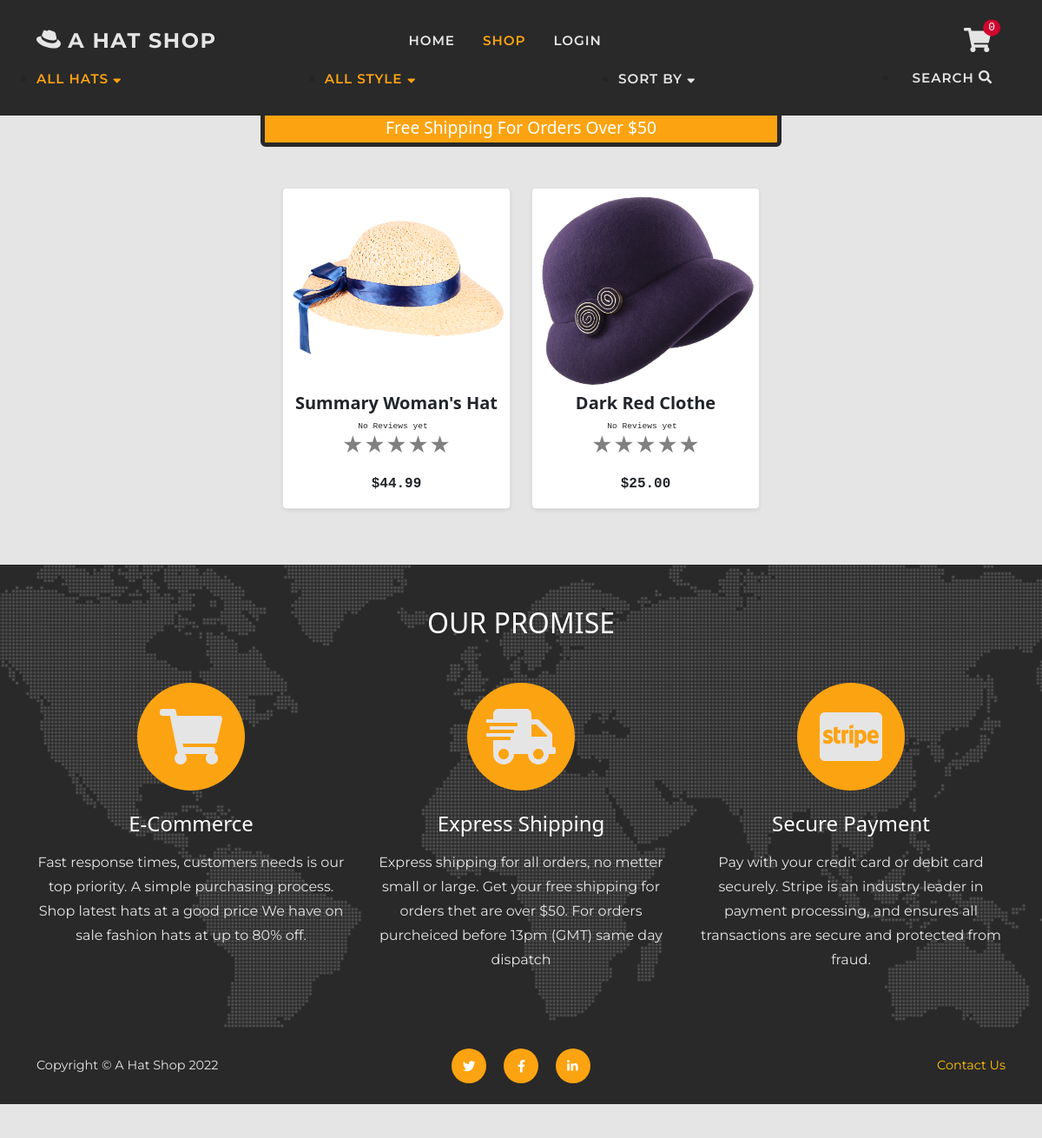
The app's page /shop/, older data.
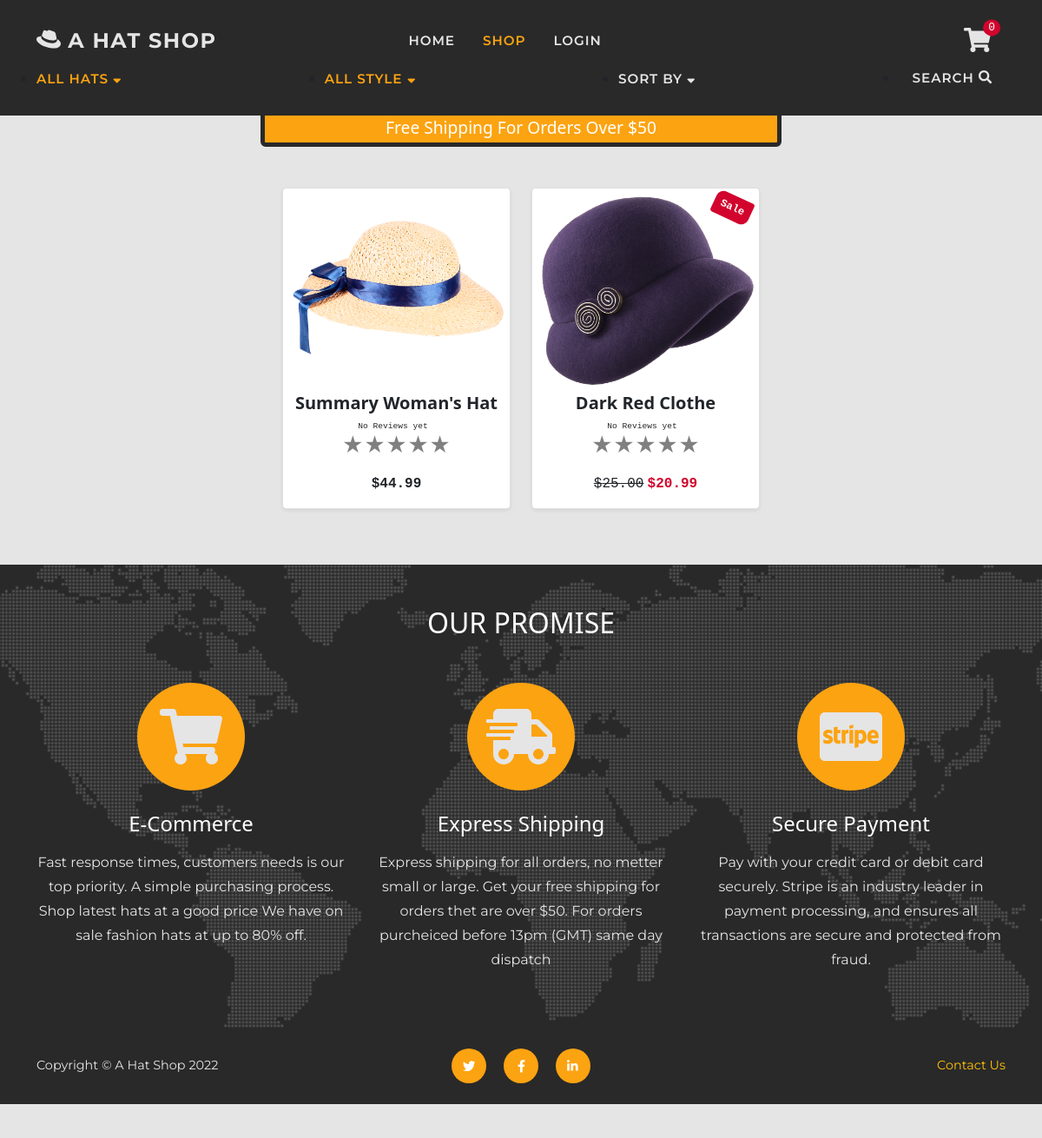
The same page, newer data.
### shop/models.py (models this page shows, shortened)
class Product(models.Model):
    sku = models.CharField(max_length=60)
    category = models.ForeignKey(
        'Category', null=True, blank=True,
        on_delete=models.SET_NULL)
    style = models.CharField(max_length=60)
    color = models.CharField(max_length=60)
    name = models.CharField(max_length=60)
    description = models.TextField(max_length=250)
    price = models.DecimalField(
        max_digits=6, decimal_places=2)
    image = models.ImageField(null=True, blank=True)
    sale = models.BooleanField(default=False)
    sale_price = models.DecimalField(
        max_digits=6, decimal_places=2,
        null=True, blank=True)
    item_count = models.IntegerField(
        blank=False, null=False, default=0)
    rating = models.DecimalField(
        max_digits=6, decimal_places=2,
        null=True, blank=True)
    rating_counter = models.PositiveSmallIntegerField(default=0)

### shop/views.py (the view, shortened to what this page needs)
# urls.py: path('shop/', include('shop.urls')),
def shop(request):
    url_back = HttpResponseRedirect(request.META.get('HTTP_REFERER'))
    products = Product.objects.all().order_by('-id')
    style_list = set(products.values_list('style'))
    categories = Category.objects.all()
    category = 'all'
    sort_name = None
    sortkey = None
    styles = False
    style = 'all'
    query = 'None'
    is_shop = True
    context = {
        'style_list': style_list,
        'categories': categories,
        'sort_name': sort_name,
        'products': products,
        'sortkey': sortkey,
        'cat': category,
        'style': style,
        'shop': is_shop,
    }
    return render(request, 'shop/shop.html', context)

### cart/contexts.py (called while the page is built, shortened)
def cart_contents(request):
    cart_items = []
    total = 0
    before = 0
    item_count = 0
    availability = 0
    cart = request.session.get('cart', {})
    if total < 50:
        delivery = total * Decimal(10 / 100)
        free_deivery = 50 * total
    else:
        delivery = 0
        free_deivery = 0
    delivery = round(delivery, 2)
    grand_total = delivery + total
    grand_total = round(grand_total, 2)
    context = {
        'cart_items': cart_items,
        'total': total,
        'before': before,
        'item_count': item_count,
        'delivery': delivery,
        'free_deivery': free_deivery,
        'deivery_treshold': 10,
        'grand_total': grand_total,
    }
    return context

### reviews/contexts.py (called while the page is built)
def review_context(request):
    review_items = ProductReview.objects.all()
    context = {
        'review_items': review_items,
    }
    return context

### support/contexts.py (called while the page is built, shortened)
def message_context(request):
    unread_messages_count = 0
    user_messages = None
    all_messages = Message.objects.all()
    context = {
        'unread_messages_count': unread_messages_count,
        'user_messages': user_messages,
    }
    return context

### shop/templates/shop/shop.html (shortened to what this page needs)
{% extends 'base.html' %}
{% load static %}
{% block extra_css %}
<link href="{% static 'css/shop.css' %}" rel="stylesheet" />
{% endblock %}
{% block page_header %}
<header class="py-5">
</header>
{% endblock %}
{% block content %}
<section class="page-section">
    <div class="container mt-2 mt-sm-4 px-md-2">
        <div class="row gx-2 gx-sm-3 gx-md-4 row-cols-2 row-cols-md-3 row-cols-xl-4 justify-content-center">
            {% for product in products %}
            {% if product.item_count != 0 or request.user.is_superuser %}
            {% include 'includes/shop/item-card.html' %}
            {% endif %}
            {% endfor %}
        </div>
    </div>
</section>
{% endblock %}

### shop/templates/includes/shop/item-card.html
{% load thumbnail %}
<div class="col-6 col-sm-4 col-lg-3 mb-2 mb-sm-3">
<div class="card shadow-sm rounded-3 pt-2 h-100">
    {% if product.sale %}
    <div class="badge bg-danger p-2 text-white position-absolute p-2 font-monospace" style="top: 0.5rem; right: 0.5rem">
        Sale
    </div>
    {% endif %}
    <div class="h-100 d-flex align-items-center">
        {% thumbnail product.image "250" as im %}
        <img class="card-img-top" src="{{ im.url }}" alt="{{ product.name }}" />
        {% endthumbnail %}
    </div>
    <a class="card-img-overlay" href="{% url 'shop_item' product.id %}">
    </a>
    <div class="card-body p-2">
        <div class="text-center align-items-end">
            <h5 class="fw-bolder text-capitalize">{{ product.name }}</h5>
            <div class="d-flex justify-content-center small text-warning mb-2">
                {% include 'includes/stars.html' %}
            </div>
            {% if product.sale %}
            <span class="text-decoration-line-through font-monospace">${{ product.price }}</span>
            <span class="text-danger font-monospace fw-bolder">${{ product.sale_price }} </span>
            {% else %}
            <span class="font-monospace fw-bolder">${{ product.price }} </span>
            {% endif %}
        </div>
    </div>
    <div class="card-footer pt-0 border-top-0 bg-transparent justify-self-end">
    </div>
</div>
</div>

### reviews/templates/includes/stars.html (shortened to what this page needs)
<div class="star_container">
    {% if product.rating %}
    <div class="my-auto text-primary p-0 me-2 time font-monospace">{{ product.rating_counter }} Reviews</div>
    <a href="{% url 'all_reviews' product.id %}">
    <div class="stars h4"
        style="background-image: linear-gradient(to right, orange, orange {% widthratio product.rating 5 100 %}%, gray {% widthratio product.rating 5 100 %}%, gray 100%)">
        ★★★★★
    </div>
    </a>
    {% else %}
    <div class="my-auto time font-monospace text-primary p-0 me-2">No Reviews yet</div>
    <div class="stars h4" style="background-image: linear-gradient(to right, gray, gray)">
    </div>
    {% endif %}
</div>

Row changes from the older to the newer data that the page shows:
changed Product "Dark Red Clothe": sale False → True (drawn); sale_price (not shown) → "20.99"
